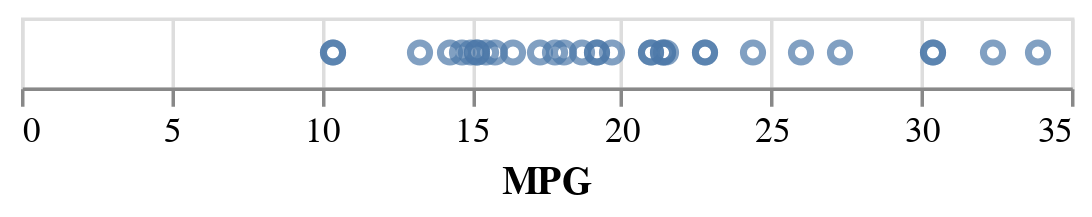

The code cell stored with this chart in its notebook:
### Markdown cell above
Or in English: "Draw a 1-D scatterplot with a point for every car where the miles per gallon of the car determine the placement of the point."

Or in code...

### Code cell
#1.6  Show MPG on the x-axis
alt.Chart(mtcars).mark_point().encode(
    alt.X("MPG", type = 'quantitative')
)

### Figure 1 — Vega-Lite specification as saved in the notebook (floating-point values rounded to 4 significant figures)
{"config": {"view": {"continuousWidth": 300, "continuousHeight": 300}}, "data": {"name": "data-a4c85d0c7c83a07683be57f0abc670da"}, "mark": {"type": "point"}, "encoding": {"x": {"field": "MPG", "type": "quantitative"}}, "$schema": "https://vega.github.io/schema/vega-lite/v5.20.1.json", "datasets": {"data-a4c85d0c7c83a07683be57f0abc670da": [{"model": "Mazda RX4", "MPG": 21.0, "cylinders": 6, "displacement": 160.0, "HP": 110, "rear_axle_ratio": 3.9, "weight": 2.62, "qsec": 16.46, "vs": 0, "transmission": 1, "gears": 4, "carb": 4}, {"model": "Mazda RX4 Wag", "MPG": 21.0, "cylinders": 6, "displacement": 160.0, "HP": 110, "rear_axle_ratio": 3.9, "weight": 2.875, "qsec": 17.02, "vs": 0, "transmission": 1, "gears": 4, "carb": 4}, {"model": "Datsun 710", "MPG": 22.8, "cylinders": 4, "displacement": 108.0, "HP": 93, "rear_axle_ratio": 3.85, "weight": 2.32, "qsec": 18.61, "vs": 1, "transmission": 1, "gears": 4, "carb": 1}, {"model": "Hornet 4 Drive", "MPG": 21.4, "cylinders": 6, "displacement": 258.0, "HP": 110, "rear_axle_ratio": 3.08, "weight": 3.215, "qsec": 19.44, "vs": 1, "transmission": 0, "gears": 3, "carb": 1}, {"model": "Hornet Sportabout", "MPG": 18.7, "cylinders": 8, "displacement": 360.0, "HP": 175, "rear_axle_ratio": 3.15, "weight": 3.44, "qsec": 17.02, "vs": 0, "transmission": 0, "gears": 3, "carb": 2}, {"model": "Valiant", "MPG": 18.1, "cylinders": 6, "displacement": 225.0, "HP": 105, "rear_axle_ratio": 2.76, "weight": 3.46, "qsec": 20.22, "vs": 1, "transmission": 0, "gears": 3, "carb": 1}, {"model": "Duster 360", "MPG": 14.3, "cylinders": 8, "displacement": 360.0, "HP": 245, "rear_axle_ratio": 3.21, "weight": 3.57, "qsec": 15.84, "vs": 0, "transmission": 0, "gears": 3, "carb": 4}, {"model": "Merc 240D", "MPG": 24.4, "cylinders": 4, "displacement": 146.7, "HP": 62, "rear_axle_ratio": 3.69, "weight": 3.19, "qsec": 20.0, "vs": 1, "transmission": 0, "gears": 4, "carb": 2}, {"model": "Merc 230", "MPG": 22.8, "cylinders": 4, "displacement": 140.8, "HP": 95, "rear_axle_ratio": 3.92, "weight": 3.15, "qsec": 22.9, "vs": 1, "transmission": 0, "gears": 4, "carb": 2}, {"model": "Merc 280", "MPG": 19.2, "cylinders": 6, "displacement": 167.6, "HP": 123, "rear_axle_ratio": 3.92, "weight": 3.44, "qsec": 18.3, "vs": 1, "transmission": 0, "gears": 4, "carb": 4}, {"model": "Merc 280C", "MPG": 17.8, "cylinders": 6, "displacement": 167.6, "HP": 123, "rear_axle_ratio": 3.92, "weight": 3.44, "qsec": 18.9, "vs": 1, "transmission": 0, "gears": 4, "carb": 4}, {"model": "Merc 450SE", "MPG": 16.4, "cylinders": 8, "displacement": 275.8, "HP": 180, "rear_axle_ratio": 3.07, "weight": 4.07, "qsec": 17.4, "vs": 0, "transmission": 0, "gears": 3, "carb": 3}, {"model": "Merc 450SL", "MPG": 17.3, "cylinders": 8, "displacement": 275.8, "HP": 180, "rear_axle_ratio": 3.07, "weight": 3.73, "qsec": 17.6, "vs": 0, "transmission": 0, "gears": 3, "carb": 3}, {"model": "Merc 450SLC", "MPG": 15.2, "cylinders": 8, "displacement": 275.8, "HP": 180, "rear_axle_ratio": 3.07, "weight": 3.78, "qsec": 18.0, "vs": 0, "transmission": 0, "gears": 3, "carb": 3}, {"model": "Cadillac Fleetwood", "MPG": 10.4, "cylinders": 8, "displacement": 472.0, "HP": 205, "rear_axle_ratio": 2.93, "weight": 5.25, "qsec": 17.98, "vs": 0, "transmission": 0, "gears": 3, "carb": 4}, {"model": "Lincoln Continental", "MPG": 10.4, "cylinders": 8, "displacement": 460.0, "HP": 215, "rear_axle_ratio": 3.0, "weight": 5.424, "qsec": 17.82, "vs": 0, "transmission": 0, "gears": 3, "carb": 4}, {"model": "Chrysler Imperial", "MPG": 14.7, "cylinders": 8, "displacement": 440.0, "HP": 230, "rear_axle_ratio": 3.23, "weight": 5.345, "qsec": 17.42, "vs": 0, "transmission": 0, "gears": 3, "carb": 4}, {"model": "Fiat 128", "MPG": 32.4, "cylinders": 4, "displacement": 78.7, "HP": 66, "rear_axle_ratio": 4.08, "weight": 2.2, "qsec": 19.47, "vs": 1, "transmission": 1, "gears": 4, "carb": 1}, {"model": "Honda Civic", "MPG": 30.4, "cylinders": 4, "displacement": 75.7, "HP": 52, "rear_axle_ratio": 4.93, "weight": 1.615, "qsec": 18.52, "vs": 1, "transmission": 1, "gears": 4, "carb": 2}, {"model": "Toyota Corolla", "MPG": 33.9, "cylinders": 4, "displacement": 71.1, "HP": 65, "rear_axle_ratio": 4.22, "weight": 1.835, "qsec": 19.9, "vs": 1, "transmission": 1, "gears": 4, "carb": 1}, {"model": "Toyota Corona", "MPG": 21.5, "cylinders": 4, "displacement": 120.1, "HP": 97, "rear_axle_ratio": 3.7, "weight": 2.465, "qsec": 20.01, "vs": 1, "transmission": 0, "gears": 3, "carb": 1}, {"model": "Dodge Challenger", "MPG": 15.5, "cylinders": 8, "displacement": 318.0, "HP": 150, "rear_axle_ratio": 2.76, "weight": 3.52, "qsec": 16.87, "vs": 0, "transmission": 0, "gears": 3, "carb": 2}, {"model": "AMC Javelin", "MPG": 15.2, "cylinders": 8, "displacement": 304.0, "HP": 150, "rear_axle_ratio": 3.15, "weight": 3.435, "qsec": 17.3, "vs": 0, "transmission": 0, "gears": 3, "carb": 2}, {"model": "Camaro Z28", "MPG": 13.3, "cylinders": 8, "displacement": 350.0, "HP": 245, "rear_axle_ratio": 3.73, "weight": 3.84, "qsec": 15.41, "vs": 0, "transmission": 0, "gears": 3, "carb": 4}, {"model": "Pontiac Firebird", "MPG": 19.2, "cylinders": 8, "displacement": 400.0, "HP": 175, "rear_axle_ratio": 3.08, "weight": 3.845, "qsec": 17.05, "vs": 0, "transmission": 0, "gears": 3, "carb": 2}, {"model": "Fiat X1-9", "MPG": 27.3, "cylinders": 4, "displacement": 79.0, "HP": 66, "rear_axle_ratio": 4.08, "weight": 1.935, "qsec": 18.9, "vs": 1, "transmission": 1, "gears": 4, "carb": 1}, {"model": "Porsche 914-2", "MPG": 26.0, "cylinders": 4, "displacement": 120.3, "HP": 91, "rear_axle_ratio": 4.43, "weight": 2.14, "qsec": 16.7, "vs": 0, "transmission": 1, "gears": 5, "carb": 2}, {"model": "Lotus Europa", "MPG": 30.4, "cylinders": 4, "displacement": 95.1, "HP": 113, "rear_axle_ratio": 3.77, "weight": 1.513, "qsec": 16.9, "vs": 1, "transmission": 1, "gears": 5, "carb": 2}, {"model": "Ford Pantera L", "MPG": 15.8, "cylinders": 8, "displacement": 351.0, "HP": 264, "rear_axle_ratio": 4.22, "weight": 3.17, "qsec": 14.5, "vs": 0, "transmission": 1, "gears": 5, "carb": 4}, {"model": "Ferrari Dino", "MPG": 19.7, "cylinders": 6, "displacement": 145.0, "HP": 175, "rear_axle_ratio": 3.62, "weight": 2.77, "qsec": 15.5, "vs": 0, "transmission": 1, "gears": 5, "carb": 6}, {"model": "Maserati Bora", "MPG": 15.0, "cylinders": 8, "displacement": 301.0, "HP": 335, "rear_axle_ratio": 3.54, "weight": 3.57, "qsec": 14.6, "vs": 0, "transmission": 1, "gears": 5, "carb": 8}, {"model": "Volvo 142E", "MPG": 21.4, "cylinders": 4, "displacement": 121.0, "HP": 109, "rear_axle_ratio": 4.11, "weight": 2.78, "qsec": 18.6, "vs": 1, "transmission": 1, "gears": 4, "carb": 2}]}}
